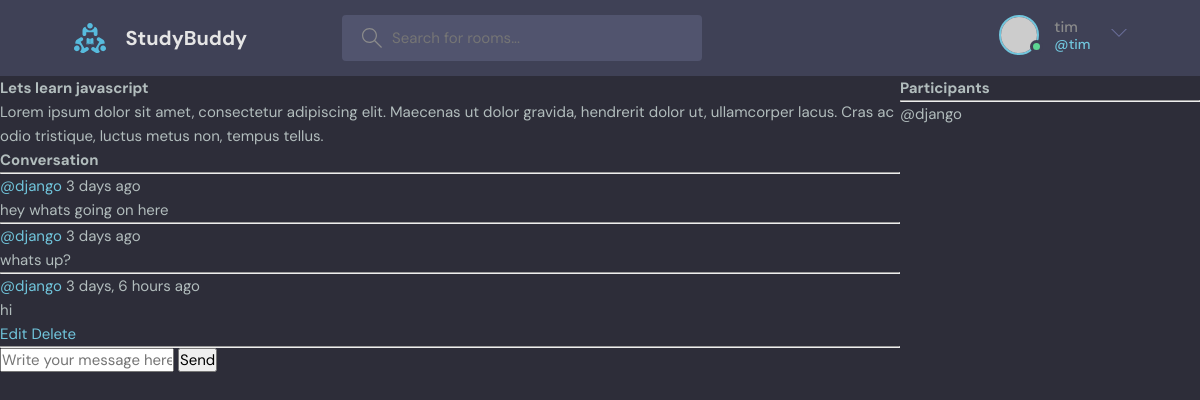
/room/1 (signed in), run on the app's committed database.
### base/models.py (models this page shows, shortened)
class Room(models.Model):
    host = models.ForeignKey(User, on_delete=models.SET_NULL, null=True)
    topic = models.ForeignKey(Topic, on_delete=models.SET_NULL, null=True)
    name = models.CharField(max_length=200)
    description = models.TextField(blank=True)
    participants = models.ManyToManyField(User, related_name='participants', blank=True)
    created = models.DateTimeField(auto_now_add=True)
    updated = models.DateTimeField(auto_now=True)
    class Meta:
        ordering = ['-updated', '-created']

class Message(models.Model):
    user = models.ForeignKey(User, on_delete=models.CASCADE)
    room = models.ForeignKey(Room, on_delete=models.CASCADE)
    body = models.TextField()
    created = models.DateTimeField(auto_now_add=True)
    updated = models.DateTimeField(auto_now=True)

### base/views.py (the view)
# urls.py: path('room/<str:pk>', views.room, name='room'),
def room(request, pk):
    room = Room.objects.get(id=pk)
    messages = room.message_set.all().order_by('-created')
    participants = room.participants.all()
    if request.method == "POST":
        Message.objects.create(
            user=request.user, room=room, body=request.POST.get('body')
        )
        room.participants.add(request.user)
        return redirect('room', pk=room.id)
    context = {
        'participants': participants,
        'room': room,
        'room_messages': messages,
    }
    return render(request, 'base/room.html', context)

### base/templates/base/room.html (shortened to what this page needs)
{% extends "main.html" %}
{% block content %}
<div class='room-container'>
    <div>
        <h1>{{room.name}}</h1>
        <p>{{room.description}} </p>
        <div class='comment-wrapper'>
            <h3> Conversation </h3>
            <hr>
            {% for message in room_messages %}
            <div>
                <small><a href="{% url 'user-profile' room.host.id %}">@{{room.host.username}}</a> {{message.created|timesince}} ago </small>
                <p>{{message.body}}</p>
                {% if message.user == user %}
                <a href="">Edit</a>
                <a href="{% url 'delete-message' message.id %}">Delete</a>
                {% endif %}
                <hr>
            </div>
            {% endfor %}
            {% if user.is_authenticated %}
            <div class="comment-form">
                <form action="" method="POST">
                    <input type="text" name="body" placeholder="Write your message here ....">
                    <button type="submit">Send</button>
                </form>
            </div>
            {% endif %}
        </div>
    </div>
    <div>
        <h3>Participants</h3>
        <hr>
        {% for user in participants %}
        <div>
            <span>@{{user.username}}</span>
        </div>
        {% endfor %}
    </div>
</div>
{% endblock content %}

### templates/navbar.html (shortened to what this page needs)
{% load static %}
<header class="header header--loggedIn">
  <div class="container">
    <a href="/" class="header__logo">
      <img src="{% static 'images/logo.svg' %}" alt = "logo" />
      <h1>StudyBuddy</h1>
    </a>
    <form class="header__search" action="{% url 'home' %}" method="get">
      <label>
        <input type="text" name="q" placeholder="Search for rooms..." />
      </label>
    </form>
    <nav class="header__menu">
      {% if user.is_authenticated %}
      <div class="header__user">
        <a href="{% url 'user-profile' user.id %}">
          <div class="avatar avatar--medium active">
            <img src="https://randomuser.me/api/portraits/men/37.jpg" />
          </div>
          <p>
            {{request.user.username}} <span>@{{request.user.username}}</span>
          </p>
        </a>
        <button class="dropdown-button">
          <svg
            version="1.1"
            xmlns="http://www.w3.org/2000/svg"
            width="32"
            height="32"
            viewBox="0 0 32 32"
          >
            <title>chevron-down</title>
            <path d="M16 21l-13-13h-3l16 16 16-16h-3l-13 13z"></path>
          </svg>
        </button>
      </div>
      {% else %}
      <a href="{% url 'login' %}">
        <img src="{% static 'images/avatar.svg' %}" alt= "logo"/>
        <p>Login</p>
      </a>
      {% endif %}
    </nav>
  </div>
</header>

### static/styles/style.css (style rules this page uses)
:root { --color-main: #71c6dd; --color-main-light: #e1f6fb; --color-dark: #3f4156; --color-dark-medium: #51546e; --color-dark-light: #696d97; --color-light: #e5e5e5; --color-gray: #8b8b8b; --color-light-gray: #b2bdbd; --color-bg: #2d2d39; --color-success: #5dd693; --color-error: #fc4b0b; }
* { font-family: "DM Sans", -apple-system, BlinkMacSystemFont, "Segoe UI", Roboto, Oxygen, Ubuntu, Cantarell, "Open Sans", "Helvetica Neue", sans-serif; margin: 0; padding: 0; box-sizing: border-box; text-rendering: optimizeLegibility; font-size: inherit; }
html { font-size: 56.25%; }
@media only screen and (min-width: 1200px) { html { font-size: 62.5%; } }
body { line-height: 1.6; font-weight: 400; font-size: 1.5rem; color: var(--color-light-gray); background-color: var(--color-bg); min-height: 100vh; }
img { width: 100%; }
a { display: inline-block; color: var(--color-main); text-decoration: none; }
.container { max-width: 120rem; width: 90%; margin: auto; }
.avatar { position: relative; display: inline-block; border-radius: 50%; border: 2px solid var(--color-main); }
.avatar img { display: block; border-radius: 50%; object-fit: cover; object-position: center; }
.avatar::after { content: ""; display: block; position: absolute; background-color: var(--color-gray); z-index: 111; border-radius: 50%; border: 0.3rem solid var(--color-dark); }
.avatar.active::after { background-color: var(--color-success); }
.avatar.avatar--medium img { width: 3.6rem; height: 3.6rem; border-radius: 50%; }
.avatar.avatar--medium:after { width: 0.7rem; height: 0.7rem; bottom: 0px; right: -6px; }
.header { padding: 1.5rem; background-color: var(--color-dark); }
.header > .container { display: flex; gap: 9.5rem; }
.header__logo, .header__user { display: flex; gap: 2rem; align-items: center; }
.header__logo > img { height: 3.2rem; width: 3.2rem; }
.header__logo > h1 { font-weight: 700; font-size: 2rem; color: var(--color-light); }
.header__search > label { background-color: var(--color-dark-medium); padding: 1.3rem 1rem; display: flex; align-items: center; gap: 1rem; border-radius: 4px; }
.header__search svg { fill: var(--color-gray); width: 2rem; height: 2rem; margin-left: 1rem; }
.header__search input { width: 30rem; background: transparent; border: none; outline: none; color: var(--color-light); }
.header__menu { margin-left: auto; position: relative; }
.header__menu a { display: flex; gap: 1.5rem; align-items: center; font-weight: 500; text-decoration: none; color: var(--color-gray); }
.header__menu img { height: 3.6rem; }
.header__menu p { line-height: 1.2; }
.header__menu span { color: var(--color-main); font-weight: 500; font-size: 1.4rem; display: block; }
.header__menu svg { width: 1.6rem; height: 1.6rem; fill: var(--color-dark-light); }
.dropdown-button { background: transparent; border: 0; outline: 0; cursor: pointer; }

### base/templates/base/room.html (style rules this page uses)
.room-container { display: grid; grid-template-columns: 3fr 1fr; }

### data on the page
Room: name "Lets learn javascript", description "Lorem ipsum dolor sit amet, consectetur adipiscing elit. Maecenas ut dolor gravida, hendrerit dolor ut, ullamcorper lacus. Cras ac odio tristique, luctus metus non, tempus tellus.", host.username "django"
Message: created "3 days", body "hey whats going on here"
Message: created "3 days", body "whats up?"
Message: created "3 days, 6 hours", body "hi", shows "Edit"

### other printed values
{{ request.user.username }} "tim"
{{ user.username }} "django"
